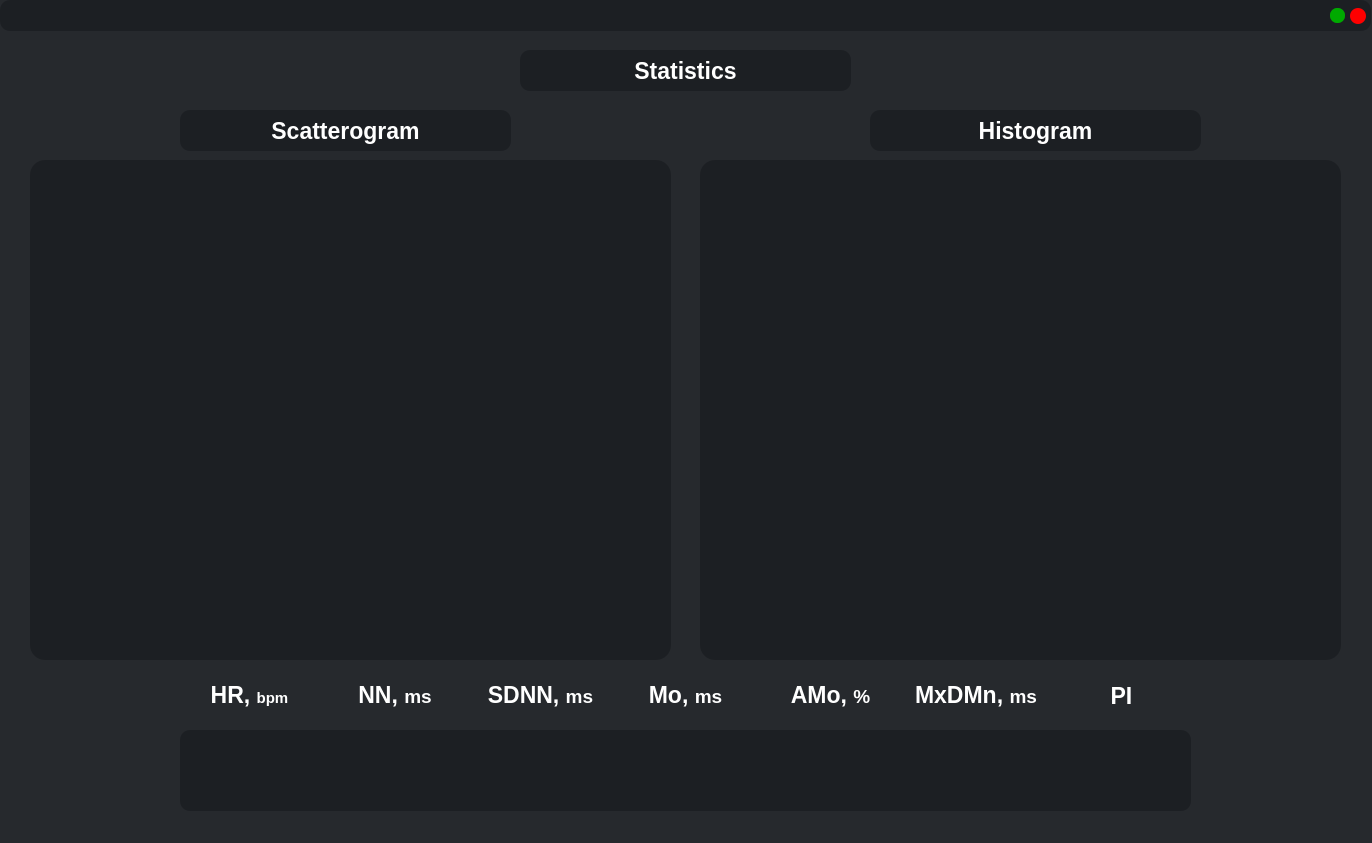
<?xml version="1.0" encoding="UTF-8"?>
<ui version="4.0">
 <class>StatsWindow</class>
 <widget class="QMainWindow" name="StatsWindow">
  <property name="geometry">
   <rect>
    <x>0</x>
    <y>0</y>
    <width>1372</width>
    <height>843</height>
   </rect>
  </property>
  <property name="windowTitle">
   <string>MainWindow</string>
  </property>
  <property name="styleSheet">
   <string notr="true">background-color: rgb(38, 41, 45);</string>
  </property>
  <widget class="QWidget" name="centralwidget">
   <widget class="QFrame" name="frame_header">
    <property name="geometry">
     <rect>
      <x>0</x>
      <y>0</y>
      <width>1371</width>
      <height>31</height>
     </rect>
    </property>
    <property name="styleSheet">
     <string notr="true">border-radius: 10px;
background-color: rgb(28, 31, 35)</string>
    </property>
    <property name="frameShape">
     <enum>QFrame::StyledPanel</enum>
    </property>
    <property name="frameShadow">
     <enum>QFrame::Raised</enum>
    </property>
    <widget class="QPushButton" name="pushButtonExp">
     <property name="geometry">
      <rect>
       <x>1330</x>
       <y>8</y>
       <width>15</width>
       <height>15</height>
      </rect>
     </property>
     <property name="font">
      <font>
       <family>Segoe UI</family>
       <pointsize>10</pointsize>
       <weight>50</weight>
       <bold>false</bold>
      </font>
     </property>
     <property name="cursor">
      <cursorShape>PointingHandCursor</cursorShape>
     </property>
     <property name="styleSheet">
      <string notr="true">QPushButton{
	background-color: rgb(0, 170, 0);
	border-radius: 7px;
	text-align: center;
}

QPushButton:hover{
	background-color: rgb(0, 111, 0);
}

QPushButton:pressed{
	background-color: rgb(0, 153, 0);
}</string>
     </property>
     <property name="text">
      <string/>
     </property>
    </widget>
    <widget class="QPushButton" name="pushButtonClose">
     <property name="geometry">
      <rect>
       <x>1350</x>
       <y>8</y>
       <width>16</width>
       <height>16</height>
      </rect>
     </property>
     <property name="font">
      <font>
       <family>Segoe UI</family>
       <pointsize>10</pointsize>
       <weight>50</weight>
       <bold>false</bold>
      </font>
     </property>
     <property name="cursor">
      <cursorShape>PointingHandCursor</cursorShape>
     </property>
     <property name="styleSheet">
      <string notr="true">QPushButton{
	background-color: rgb(255, 0, 0);
	border-radius: 8px;
	text-align: center;
}

QPushButton:hover{
	background-color: rgb(175, 0, 0);
}

QPushButton:pressed{
	background-color: rgb(229, 0, 0);
}</string>
     </property>
     <property name="text">
      <string/>
     </property>
    </widget>
   </widget>
   <widget class="QWidget" name="ScatterWidget" native="true">
    <property name="geometry">
     <rect>
      <x>30</x>
      <y>160</y>
      <width>641</width>
      <height>500</height>
     </rect>
    </property>
    <property name="styleSheet">
     <string notr="true">background-color: rgb(28, 31, 35);
border-radius: 15px;</string>
    </property>
   </widget>
   <widget class="QWidget" name="HistWidget" native="true">
    <property name="geometry">
     <rect>
      <x>700</x>
      <y>160</y>
      <width>641</width>
      <height>500</height>
     </rect>
    </property>
    <property name="styleSheet">
     <string notr="true">background-color: rgb(28, 31, 35);
border-radius: 15px;</string>
    </property>
   </widget>
   <widget class="QTableView" name="tableView">
    <property name="geometry">
     <rect>
      <x>180</x>
      <y>730</y>
      <width>1011</width>
      <height>81</height>
     </rect>
    </property>
    <property name="font">
     <font>
      <pointsize>14</pointsize>
      <weight>75</weight>
      <bold>true</bold>
     </font>
    </property>
    <property name="layoutDirection">
     <enum>Qt::LeftToRight</enum>
    </property>
    <property name="styleSheet">
     <string notr="true">background-color: rgb(28, 31, 35);
border:none;
border-radius:10px;
color:rgb(255, 255, 255);
text-align: center;</string>
    </property>
    <property name="frameShape">
     <enum>QFrame::StyledPanel</enum>
    </property>
    <property name="verticalScrollBarPolicy">
     <enum>Qt::ScrollBarAlwaysOff</enum>
    </property>
    <property name="horizontalScrollBarPolicy">
     <enum>Qt::ScrollBarAlwaysOff</enum>
    </property>
    <property name="alternatingRowColors">
     <bool>false</bool>
    </property>
    <property name="textElideMode">
     <enum>Qt::ElideMiddle</enum>
    </property>
    <attribute name="horizontalHeaderVisible">
     <bool>false</bool>
    </attribute>
    <attribute name="horizontalHeaderMinimumSectionSize">
     <number>25</number>
    </attribute>
    <attribute name="horizontalHeaderDefaultSectionSize">
     <number>145</number>
    </attribute>
    <attribute name="verticalHeaderVisible">
     <bool>false</bool>
    </attribute>
    <attribute name="verticalHeaderMinimumSectionSize">
     <number>10</number>
    </attribute>
    <attribute name="verticalHeaderDefaultSectionSize">
     <number>80</number>
    </attribute>
   </widget>
   <widget class="QLabel" name="label_2">
    <property name="geometry">
     <rect>
      <x>520</x>
      <y>50</y>
      <width>331</width>
      <height>41</height>
     </rect>
    </property>
    <property name="font">
     <font>
      <family>Segoe UI</family>
      <pointsize>17</pointsize>
      <weight>75</weight>
      <bold>true</bold>
     </font>
    </property>
    <property name="styleSheet">
     <string notr="true">color: rgb(255, 255, 255);
background-color: rgb(28, 31, 35);
border-radius: 10px;</string>
    </property>
    <property name="text">
     <string>Statistics</string>
    </property>
    <property name="alignment">
     <set>Qt::AlignCenter</set>
    </property>
   </widget>
   <widget class="QLabel" name="label_3">
    <property name="geometry">
     <rect>
      <x>180</x>
      <y>110</y>
      <width>331</width>
      <height>41</height>
     </rect>
    </property>
    <property name="font">
     <font>
      <family>Segoe UI</family>
      <pointsize>17</pointsize>
      <weight>75</weight>
      <bold>true</bold>
     </font>
    </property>
    <property name="styleSheet">
     <string notr="true">color: rgb(255, 255, 255);
background-color: rgb(28, 31, 35);
border-radius: 10px;</string>
    </property>
    <property name="text">
     <string>Scatterogram</string>
    </property>
    <property name="alignment">
     <set>Qt::AlignCenter</set>
    </property>
   </widget>
   <widget class="QLabel" name="label_4">
    <property name="geometry">
     <rect>
      <x>870</x>
      <y>110</y>
      <width>331</width>
      <height>41</height>
     </rect>
    </property>
    <property name="font">
     <font>
      <family>Segoe UI</family>
      <pointsize>17</pointsize>
      <weight>75</weight>
      <bold>true</bold>
     </font>
    </property>
    <property name="styleSheet">
     <string notr="true">color: rgb(255, 255, 255);
background-color: rgb(28, 31, 35);
border-radius: 10px;</string>
    </property>
    <property name="text">
     <string>Histogram</string>
    </property>
    <property name="alignment">
     <set>Qt::AlignCenter</set>
    </property>
   </widget>
   <widget class="QWidget" name="horizontalLayoutWidget">
    <property name="geometry">
     <rect>
      <x>180</x>
      <y>670</y>
      <width>1011</width>
      <height>51</height>
     </rect>
    </property>
    <layout class="QHBoxLayout" name="horizontalLayout">
     <item>
      <widget class="QLabel" name="label_5">
       <property name="font">
        <font>
         <family>Segoe UI</family>
         <pointsize>17</pointsize>
         <weight>75</weight>
         <bold>true</bold>
        </font>
       </property>
       <property name="styleSheet">
        <string notr="true">color: rgb(255, 255, 255);
background-color: none;
border-radius: 10px;</string>
       </property>
       <property name="text">
        <string>&lt;html&gt;&lt;head/&gt;&lt;body&gt;&lt;p&gt;HR, &lt;span style=&quot; font-size:11pt;&quot;&gt;bpm&lt;/span&gt;&lt;/p&gt;&lt;/body&gt;&lt;/html&gt;</string>
       </property>
       <property name="alignment">
        <set>Qt::AlignCenter</set>
       </property>
      </widget>
     </item>
     <item>
      <widget class="QLabel" name="label_6">
       <property name="font">
        <font>
         <family>Segoe UI</family>
         <pointsize>17</pointsize>
         <weight>75</weight>
         <bold>true</bold>
        </font>
       </property>
       <property name="styleSheet">
        <string notr="true">color: rgb(255, 255, 255);
background-color: none;
border-radius: 10px;</string>
       </property>
       <property name="text">
        <string>&lt;html&gt;&lt;head/&gt;&lt;body&gt;&lt;p&gt;NN, &lt;span style=&quot; font-size:14pt;&quot;&gt;ms&lt;/span&gt;&lt;/p&gt;&lt;/body&gt;&lt;/html&gt;</string>
       </property>
       <property name="alignment">
        <set>Qt::AlignCenter</set>
       </property>
      </widget>
     </item>
     <item>
      <widget class="QLabel" name="label_7">
       <property name="font">
        <font>
         <family>Segoe UI</family>
         <pointsize>17</pointsize>
         <weight>75</weight>
         <bold>true</bold>
        </font>
       </property>
       <property name="styleSheet">
        <string notr="true">color: rgb(255, 255, 255);
background-color: none;
border-radius: 10px;</string>
       </property>
       <property name="text">
        <string>&lt;html&gt;&lt;head/&gt;&lt;body&gt;&lt;p&gt;SDNN, &lt;span style=&quot; font-size:14pt;&quot;&gt;ms&lt;/span&gt;&lt;/p&gt;&lt;/body&gt;&lt;/html&gt;</string>
       </property>
       <property name="alignment">
        <set>Qt::AlignCenter</set>
       </property>
      </widget>
     </item>
     <item>
      <widget class="QLabel" name="label_8">
       <property name="font">
        <font>
         <family>Segoe UI</family>
         <pointsize>17</pointsize>
         <weight>75</weight>
         <bold>true</bold>
        </font>
       </property>
       <property name="styleSheet">
        <string notr="true">color: rgb(255, 255, 255);
background-color: none;
border-radius: 10px;</string>
       </property>
       <property name="text">
        <string>&lt;html&gt;&lt;head/&gt;&lt;body&gt;&lt;p&gt;Mo, &lt;span style=&quot; font-size:14pt;&quot;&gt;ms&lt;/span&gt;&lt;/p&gt;&lt;/body&gt;&lt;/html&gt;</string>
       </property>
       <property name="alignment">
        <set>Qt::AlignCenter</set>
       </property>
      </widget>
     </item>
     <item>
      <widget class="QLabel" name="label_9">
       <property name="font">
        <font>
         <family>Segoe UI</family>
         <pointsize>17</pointsize>
         <weight>75</weight>
         <bold>true</bold>
        </font>
       </property>
       <property name="styleSheet">
        <string notr="true">color: rgb(255, 255, 255);
background-color: none;
border-radius: 10px;</string>
       </property>
       <property name="text">
        <string>&lt;html&gt;&lt;head/&gt;&lt;body&gt;&lt;p&gt;AMo, &lt;span style=&quot; font-size:14pt;&quot;&gt;%&lt;/span&gt;&lt;/p&gt;&lt;/body&gt;&lt;/html&gt;</string>
       </property>
       <property name="alignment">
        <set>Qt::AlignCenter</set>
       </property>
      </widget>
     </item>
     <item>
      <widget class="QLabel" name="label_12">
       <property name="font">
        <font>
         <family>Segoe UI</family>
         <pointsize>17</pointsize>
         <weight>75</weight>
         <bold>true</bold>
        </font>
       </property>
       <property name="styleSheet">
        <string notr="true">color: rgb(255, 255, 255);
background-color: none;
border-radius: 10px;</string>
       </property>
       <property name="text">
        <string>&lt;html&gt;&lt;head/&gt;&lt;body&gt;&lt;p&gt;MxDMn, &lt;span style=&quot; font-size:14pt;&quot;&gt;ms&lt;/span&gt;&lt;/p&gt;&lt;/body&gt;&lt;/html&gt;</string>
       </property>
       <property name="alignment">
        <set>Qt::AlignCenter</set>
       </property>
      </widget>
     </item>
     <item>
      <widget class="QLabel" name="label_11">
       <property name="font">
        <font>
         <family>Segoe UI</family>
         <pointsize>17</pointsize>
         <weight>75</weight>
         <bold>true</bold>
        </font>
       </property>
       <property name="styleSheet">
        <string notr="true">color: rgb(255, 255, 255);
background-color: none;
border-radius: 10px;</string>
       </property>
       <property name="text">
        <string>PI</string>
       </property>
       <property name="alignment">
        <set>Qt::AlignCenter</set>
       </property>
      </widget>
     </item>
    </layout>
   </widget>
  </widget>
 </widget>
 <resources/>
 <connections/>
</ui>
